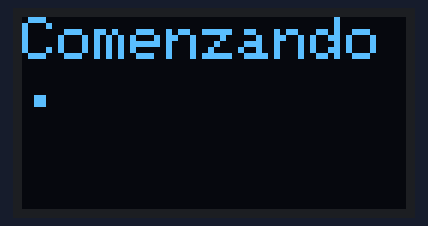
Recording of a sketch running on a simulated Arduino Uno, built with avr-gcc and run on an emulated ATmega328P. Parts: 128×64 one-colour display.

Above: at 1.1 s.
At 2.1 s:
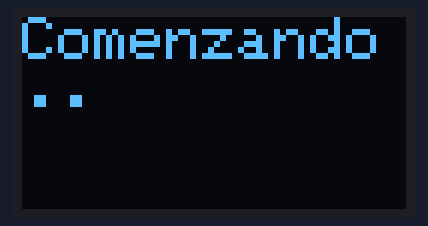
At 3.2 s:
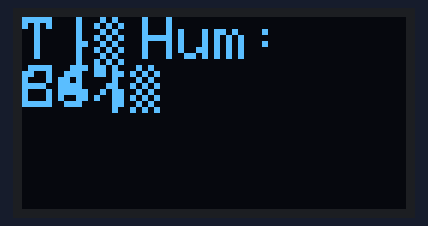

The sketch:

OLED_VisualizarDatos.ino
```cpp
#include <Wire.h>
#include <Adafruit_GFX.h>
#include <Adafruit_SSD1306.h>

#define ANCHO 128
#define ALTO 64
#define OLED_RESET 4

Adafruit_SSD1306 oled(ANCHO, ALTO, &Wire, OLED_RESET);


void setup() {
  Wire.begin();
  oled.begin(SSD1306_SWITCHCAPVCC, 0x3C);
  oled.clearDisplay();
  oled.setTextSize(2);       // Tamaño del texto
  oled.setTextColor(WHITE);  // Color del texto
  oled.setCursor(0, 0);
  oled.println("Comenzando.");
  delay(1000);
  oled.display();
  oled.setCursor(0, 0);
  oled.println("Comenzando..");
  delay(1000);
  oled.display();
  oled.setCursor(0, 0);
  oled.println("Comenzando...");
  delay(1000);
  oled.display();
}

void loop() {
  oled.clearDisplay();   // Limpia pantalla
  oled.setCursor(0, 0);  // Posición inicial
  oled.println("T°: ");  // Muestra la frase
  oled.println("24°");
  oled.setCursor(40, 0);
  oled.println("Hum: ");  // Muestra la frase
  oled.println("66%");
  oled.display();
}
```

Measured:
- what the display in image 0 shows lasts 1.0 s, from 1.1 s to 2.1 s
